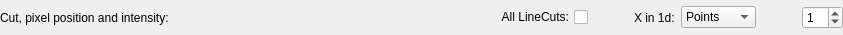
<?xml version="1.0" encoding="UTF-8"?>
<ui version="4.0">
 <class>LineCutToolWidget</class>
 <widget class="QWidget" name="LineCutToolWidget">
  <property name="geometry">
   <rect>
    <x>0</x>
    <y>0</y>
    <width>843</width>
    <height>35</height>
   </rect>
  </property>
  <property name="maximumSize">
   <size>
    <width>16777215</width>
    <height>48</height>
   </size>
  </property>
  <property name="windowTitle">
   <string>Form</string>
  </property>
  <layout class="QGridLayout" name="gridLayout">
   <property name="margin">
    <number>0</number>
   </property>
   <item row="0" column="0">
    <layout class="QHBoxLayout" name="horizontalLayout">
     <item>
      <widget class="QLabel" name="toolLabel">
       <property name="toolTip">
        <string>coordinate info display for the mouse pointer</string>
       </property>
       <property name="text">
        <string>Cut, pixel position and intensity: </string>
       </property>
      </widget>
     </item>
     <item>
      <spacer name="horizontalSpacer_2">
       <property name="orientation">
        <enum>Qt::Horizontal</enum>
       </property>
       <property name="sizeHint" stdset="0">
        <size>
         <width>40</width>
         <height>20</height>
        </size>
       </property>
      </spacer>
     </item>
     <item>
      <widget class="QCheckBox" name="allcutsCheckBox">
       <property name="toolTip">
        <string>&lt;html&gt;&lt;head/&gt;&lt;body&gt;&lt;p&gt;Plot all linecuts&lt;/p&gt;&lt;/body&gt;&lt;/html&gt;</string>
       </property>
       <property name="layoutDirection">
        <enum>Qt::RightToLeft</enum>
       </property>
       <property name="text">
        <string>All LineCuts:</string>
       </property>
      </widget>
     </item>
     <item>
      <spacer name="horizontalSpacer_3">
       <property name="orientation">
        <enum>Qt::Horizontal</enum>
       </property>
       <property name="sizeType">
        <enum>QSizePolicy::Preferred</enum>
       </property>
       <property name="sizeHint" stdset="0">
        <size>
         <width>40</width>
         <height>20</height>
        </size>
       </property>
      </spacer>
     </item>
     <item>
      <widget class="QLabel" name="xcoordsLabel">
       <property name="toolTip">
        <string>&lt;html&gt;&lt;head/&gt;&lt;body&gt;&lt;p&gt;X-coordinates in 1d-plot&lt;/p&gt;&lt;/body&gt;&lt;/html&gt;</string>
       </property>
       <property name="text">
        <string>X in 1d:</string>
       </property>
       <property name="buddy">
        <cstring>xcoordsComboBox</cstring>
       </property>
      </widget>
     </item>
     <item>
      <widget class="QComboBox" name="xcoordsComboBox">
       <property name="toolTip">
        <string>&lt;html&gt;&lt;head/&gt;&lt;body&gt;&lt;p&gt;X-coordinates in 1d-plot&lt;/p&gt;&lt;/body&gt;&lt;/html&gt;</string>
       </property>
       <item>
        <property name="text">
         <string>Points</string>
        </property>
       </item>
       <item>
        <property name="text">
         <string>X-Pixels</string>
        </property>
       </item>
       <item>
        <property name="text">
         <string>Y-Pixels</string>
        </property>
       </item>
      </widget>
     </item>
     <item>
      <spacer name="horizontalSpacer">
       <property name="orientation">
        <enum>Qt::Horizontal</enum>
       </property>
       <property name="sizeType">
        <enum>QSizePolicy::Preferred</enum>
       </property>
       <property name="sizeHint" stdset="0">
        <size>
         <width>40</width>
         <height>20</height>
        </size>
       </property>
      </spacer>
     </item>
     <item>
      <widget class="QSpinBox" name="cutSpinBox">
       <property name="toolTip">
        <string>number of Line Cuts</string>
       </property>
       <property name="value">
        <number>1</number>
       </property>
      </widget>
     </item>
    </layout>
   </item>
  </layout>
 </widget>
 <tabstops>
  <tabstop>allcutsCheckBox</tabstop>
  <tabstop>xcoordsComboBox</tabstop>
  <tabstop>cutSpinBox</tabstop>
 </tabstops>
 <resources/>
 <connections/>
</ui>
